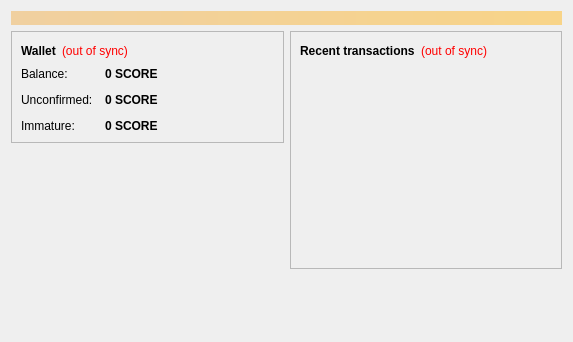
<?xml version="1.0" encoding="UTF-8"?>
<ui version="4.0">
 <class>OverviewPage</class>
 <widget class="QWidget" name="OverviewPage">
  <property name="geometry">
   <rect>
    <x>0</x>
    <y>0</y>
    <width>573</width>
    <height>342</height>
   </rect>
  </property>
  <property name="windowTitle">
   <string>Form</string>
  </property>
  <layout class="QVBoxLayout" name="topLayout">
   <item>
    <widget class="QLabel" name="labelAlerts">
     <property name="visible">
      <bool>false</bool>
     </property>
     <property name="styleSheet">
      <string notr="true">background-color: qlineargradient(x1: 0, y1: 0, x2: 1, y2: 0, stop:0 #F0D0A0, stop:1 #F8D488); color:#000000;</string>
     </property>
     <property name="wordWrap">
      <bool>true</bool>
     </property>
     <property name="margin">
      <number>3</number>
     </property>
    </widget>
   </item>
   <item>
    <layout class="QHBoxLayout" name="horizontalLayout" stretch="1,1">
     <item>
      <layout class="QVBoxLayout" name="verticalLayout_2">
       <item>
        <widget class="QFrame" name="frame">
         <property name="frameShape">
          <enum>QFrame::StyledPanel</enum>
         </property>
         <property name="frameShadow">
          <enum>QFrame::Raised</enum>
         </property>
         <layout class="QVBoxLayout" name="verticalLayout_4">
          <item>
           <layout class="QHBoxLayout" name="horizontalLayout_4">
            <item>
             <widget class="QLabel" name="label_5">
              <property name="font">
               <font>
                <weight>75</weight>
                <bold>true</bold>
               </font>
              </property>
              <property name="text">
               <string>Wallet</string>
              </property>
             </widget>
            </item>
            <item>
             <widget class="QLabel" name="labelWalletStatus">
              <property name="toolTip">
               <string>The displayed information may be out of date. Your wallet automatically synchronizes with the Scorecoin network after a connection is established, but this process has not completed yet.</string>
              </property>
              <property name="styleSheet">
               <string notr="true">QLabel { color: red; }</string>
              </property>
              <property name="text">
               <string notr="true">(out of sync)</string>
              </property>
              <property name="alignment">
               <set>Qt::AlignLeading|Qt::AlignLeft|Qt::AlignVCenter</set>
              </property>
             </widget>
            </item>
            <item>
             <spacer name="horizontalSpacer_2">
              <property name="orientation">
               <enum>Qt::Horizontal</enum>
              </property>
              <property name="sizeHint" stdset="0">
               <size>
                <width>40</width>
                <height>20</height>
               </size>
              </property>
             </spacer>
            </item>
           </layout>
          </item>
          <item>
           <layout class="QFormLayout" name="formLayout_2">
            <property name="fieldGrowthPolicy">
             <enum>QFormLayout::AllNonFixedFieldsGrow</enum>
            </property>
            <property name="horizontalSpacing">
             <number>12</number>
            </property>
            <property name="verticalSpacing">
             <number>12</number>
            </property>
            <item row="0" column="0">
             <widget class="QLabel" name="label">
              <property name="text">
               <string>Balance:</string>
              </property>
             </widget>
            </item>
            <item row="0" column="1">
             <widget class="QLabel" name="labelBalance">
              <property name="font">
               <font>
                <weight>75</weight>
                <bold>true</bold>
               </font>
              </property>
              <property name="cursor">
               <cursorShape>IBeamCursor</cursorShape>
              </property>
              <property name="toolTip">
               <string>Your current balance</string>
              </property>
              <property name="text">
               <string notr="true">0 SCORE</string>
              </property>
              <property name="textInteractionFlags">
               <set>Qt::LinksAccessibleByMouse|Qt::TextSelectableByKeyboard|Qt::TextSelectableByMouse</set>
              </property>
             </widget>
            </item>
            <item row="1" column="0">
             <widget class="QLabel" name="label_3">
              <property name="text">
               <string>Unconfirmed:</string>
              </property>
             </widget>
            </item>
            <item row="1" column="1">
             <widget class="QLabel" name="labelUnconfirmed">
              <property name="font">
               <font>
                <weight>75</weight>
                <bold>true</bold>
               </font>
              </property>
              <property name="cursor">
               <cursorShape>IBeamCursor</cursorShape>
              </property>
              <property name="toolTip">
               <string>Total of transactions that have yet to be confirmed, and do not yet count toward the current balance</string>
              </property>
              <property name="text">
               <string notr="true">0 SCORE</string>
              </property>
              <property name="textInteractionFlags">
               <set>Qt::LinksAccessibleByMouse|Qt::TextSelectableByKeyboard|Qt::TextSelectableByMouse</set>
              </property>
             </widget>
            </item>
            <item row="2" column="0">
             <widget class="QLabel" name="labelImmatureText">
              <property name="text">
               <string>Immature:</string>
              </property>
             </widget>
            </item>
            <item row="2" column="1">
             <widget class="QLabel" name="labelImmature">
              <property name="font">
               <font>
                <weight>75</weight>
                <bold>true</bold>
               </font>
              </property>
              <property name="toolTip">
               <string>Mined balance that has not yet matured</string>
              </property>
              <property name="text">
               <string notr="true">0 SCORE</string>
              </property>
              <property name="textInteractionFlags">
               <set>Qt::LinksAccessibleByMouse|Qt::TextSelectableByKeyboard|Qt::TextSelectableByMouse</set>
              </property>
             </widget>
            </item>
           </layout>
          </item>
         </layout>
        </widget>
       </item>
       <item>
        <spacer name="verticalSpacer">
         <property name="orientation">
          <enum>Qt::Vertical</enum>
         </property>
         <property name="sizeHint" stdset="0">
          <size>
           <width>20</width>
           <height>40</height>
          </size>
         </property>
        </spacer>
       </item>
      </layout>
     </item>
     <item>
      <layout class="QVBoxLayout" name="verticalLayout_3">
       <item>
        <widget class="QFrame" name="frame_2">
         <property name="frameShape">
          <enum>QFrame::StyledPanel</enum>
         </property>
         <property name="frameShadow">
          <enum>QFrame::Raised</enum>
         </property>
         <layout class="QVBoxLayout" name="verticalLayout">
          <item>
           <layout class="QHBoxLayout" name="horizontalLayout_2">
            <item>
             <widget class="QLabel" name="label_4">
              <property name="text">
               <string>&lt;b&gt;Recent transactions&lt;/b&gt;</string>
              </property>
             </widget>
            </item>
            <item>
             <widget class="QLabel" name="labelTransactionsStatus">
              <property name="toolTip">
               <string>The displayed information may be out of date. Your wallet automatically synchronizes with the Scorecoin network after a connection is established, but this process has not completed yet.</string>
              </property>
              <property name="styleSheet">
               <string notr="true">QLabel { color: red; }</string>
              </property>
              <property name="text">
               <string notr="true">(out of sync)</string>
              </property>
              <property name="alignment">
               <set>Qt::AlignRight|Qt::AlignTrailing|Qt::AlignVCenter</set>
              </property>
             </widget>
            </item>
            <item>
             <spacer name="horizontalSpacer">
              <property name="orientation">
               <enum>Qt::Horizontal</enum>
              </property>
              <property name="sizeHint" stdset="0">
               <size>
                <width>40</width>
                <height>20</height>
               </size>
              </property>
             </spacer>
            </item>
           </layout>
          </item>
          <item>
           <widget class="QListView" name="listTransactions">
            <property name="styleSheet">
             <string notr="true">QListView { background: transparent; }</string>
            </property>
            <property name="frameShape">
             <enum>QFrame::NoFrame</enum>
            </property>
            <property name="verticalScrollBarPolicy">
             <enum>Qt::ScrollBarAlwaysOff</enum>
            </property>
            <property name="horizontalScrollBarPolicy">
             <enum>Qt::ScrollBarAlwaysOff</enum>
            </property>
            <property name="selectionMode">
             <enum>QAbstractItemView::NoSelection</enum>
            </property>
           </widget>
          </item>
         </layout>
        </widget>
       </item>
       <item>
        <spacer name="verticalSpacer_2">
         <property name="orientation">
          <enum>Qt::Vertical</enum>
         </property>
         <property name="sizeHint" stdset="0">
          <size>
           <width>20</width>
           <height>40</height>
          </size>
         </property>
        </spacer>
       </item>
      </layout>
     </item>
    </layout>
   </item>
  </layout>
 </widget>
 <resources/>
 <connections/>
</ui>
